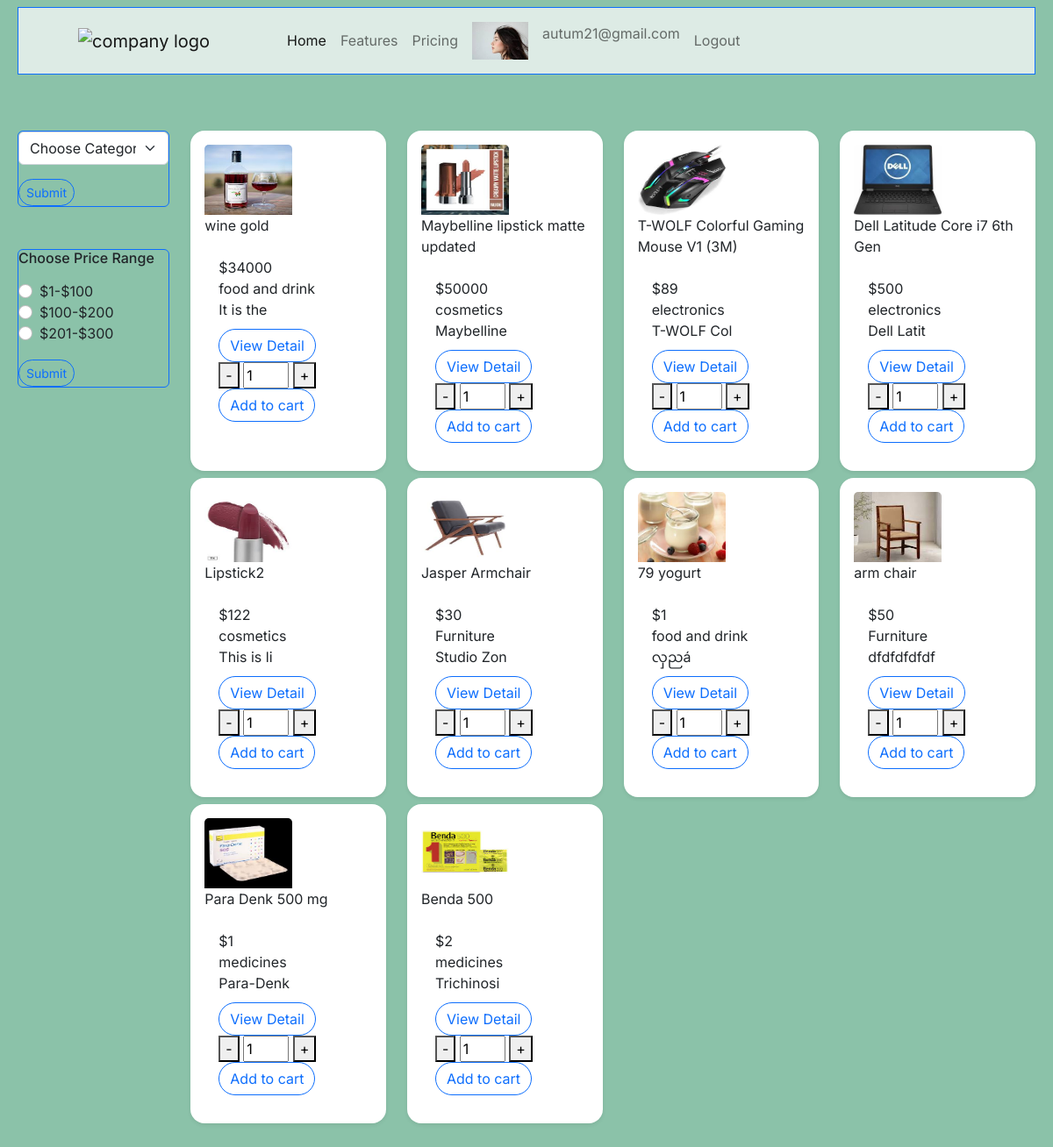
Screenshot of /users/customerViewItem.php (signed in) with the database file from the repository.
### tables this page shows
CREATE TABLE `item` (
  `item_id` int(11) NOT NULL,
  `iname` varchar(120) DEFAULT NULL,
  `price` float DEFAULT NULL,
  `description` varchar(120) DEFAULT NULL,
  `quantity` int(11) DEFAULT NULL,
  `img_path` varchar(120) DEFAULT NULL,
  `category` int(11) DEFAULT NULL
);

CREATE TABLE `category` (
  `cid` int(11) NOT NULL,
  `cname` varchar(120) DEFAULT NULL
);

### users/customerViewItem.php (the view, shortened to what this page needs)
<?php
require_once "dbconn.php";
try {
    $sql = "select i.item_id, i.iname,
		i.price, i.description,
        i.quantity, i.img_path,
        c.cname as category
        from item i, category c
        where i.category = c.cid";
    $stmt = $conn->query($sql);
    $items = $stmt->fetchAll();
} catch (PDOException $e) {
    echo $e->getMessage();
}
?>
<?php if (isset($_SESSION['customerEmail']) && isset($_SESSION['clogin'])) { ?>
    <!DOCTYPE html>
    <html lang="en">
    <head>
        <link rel="stylesheet" href="https://cdn.jsdelivr.net/npm/bootstrap@5.2.3/dist/css/bootstrap.min.css">
    </head>
    <body class="bg-success p-2 text-dark bg-opacity-50">
        <div class="container-fluid">
            <div class="row">
                <div class="col-md-12">
                    <?php require_once "cnavbar.php" ?>
                </div>
            </div>
        <div class="container-fluid">
            <div class="row mt-3">
                <div class="col-md-2 py-5">
                    <form action="viewItem.php" method="get" class="form border border-primary border-1 rounded">
                        <select name="cateChoose" class="form-select">
                            <option>Choose Category</option>
                        </select>
                        <button class="mt-3 btn btn-sm btn-outline-primary rounded-pill" name="cate" type="submit">Submit</button>
                    </form>
                    <form action="viewItem.php" method="get" class="mt-5 form border border-primary border-1 rounded">
                        <fieldset>
                            <legend>
                                <h6>Choose Price Range</h6>
                            </legend>
                            <div class="form-check">
                                <input class="form-check-input" type="radio" name="priceRange" value="0">
                                <label class="form-check-label" for="priceRange">
                                    $1-$100
                                </label>
                                <br>
                                <input class="form-check-input" type="radio" name="priceRange" value="1">
                                <label class="form-check-label" for="priceRange">
                                    $100-$200
                                </label>
                                <br>
                                <input class="form-check-input" type="radio" name="priceRange" value="2">
                                <label class="form-check-label" for="priceRange">
                                    $201-$300
                                </label>
                            </div>
                            <button class="mt-3 btn btn-sm btn-outline-primary rounded-pill" name="priceRadio" type="submit">Submit</button>
                        </fieldset>
                    </form>
                </div>
                <div class="col-md-10 mx-auto py-5 mb-2">
                    <?php
                    if (isset($items)) {
                        echo "<div class=row>";
                        foreach ($items as $item) { ?>
                            <div class="col-md-3 mb-2">
                                <div class="card shadow-sm border-0 rounded-4 h-100 py-3 px-3">
                                    <img style="width:100px; height:80px;"
                                        class="card-img-top rounded-top-4 img-fluid" src="../<?php echo $item['img_path']; ?>" alt="">
                                    <div class="card-title">
                                        <?php echo $item['iname']; ?>
                                    </div>
                                    <div class="card-body">
                                        <div> $<?php echo $item['price']; ?></div>
                                        <div> <?php echo $item['category']; ?></div>
                                        <div style="height:30px;" class="mb-1"> <?php echo substr($item['description'], 0, 10); ?></div>
                                        <div>
                                            <a href="" class="btn btn-outline-primary rounded-pill">View Detail</a>
                                            <form action="addCart.php" method="get">
                                                <button type="button" onclick="decrease(this)">-</button>
                                                <input type="text" min="0" max="10" size="1" id="qty" name="qty"
                                                 value="<?php if (isset($_SESSION['cart'][$item['item_id']]))
                                                                                    echo $_SESSION['cart'][$item['item_id']];
                                                                            else echo "1"; ?>">
                                                <button type="button" onclick="increase(this)">+</button>
                                                <button type="submit" class="btn btn-outline-primary rounded-pill" name="addCart">Add to cart</button>
                                            </form>
                                        </div>
                                    </div>
                                </div>
                            </div>
                    <?php }
                        echo "</div>";
                    }
                    ?>
                </div>
            </div>
        </div>
    </body>
    </html>
<?php } else {
    header("Location:clogin.php");
} ?>

### users/customerViewItem.php (style rules this page uses)
body { font-family: 'Inter', sans-serif; }

### rows the page displays
item: img_path (picture), iname "wine gold", price "34000", category.cname "food and drink", description "It is the", qty "1"
item: img_path (picture), iname "Maybelline lipstick matte updated", price "50000", category.cname "cosmetics", description "Maybelline", qty "1"
item: img_path (picture), iname "T-WOLF Colorful Gaming Mouse V1 (3M)", price "89", category.cname "electronics", description "T-WOLF Col", qty "1"
item: img_path (picture), iname "Dell Latitude Core i7 6th Gen", price "500", category.cname "electronics", description "Dell Latit", qty "1"
item: img_path (picture), iname "Lipstick2", price "122", category.cname "cosmetics", description "This is li", qty "1"
item: img_path (picture), iname "Jasper Armchair", price "30", category.cname "Furniture", description "Studio Zon", qty "1"
item: img_path (picture), iname "79 yogurt", price "1", category.cname "food and drink", description "လှညá", qty "1"
item: img_path (picture), iname "arm chair", price "50", category.cname "Furniture", description "dfdfdfdfdf", qty "1"
item: img_path (picture), iname "Para Denk 500 mg", price "1", category.cname "medicines", description "Para-Denk", qty "1"
item: img_path (picture), iname "Benda 500", price "2", category.cname "medicines", description "Trichinosi", qty "1"

### other values shown
$_SESSION['customerEmail'] "autum21@gmail.com"
